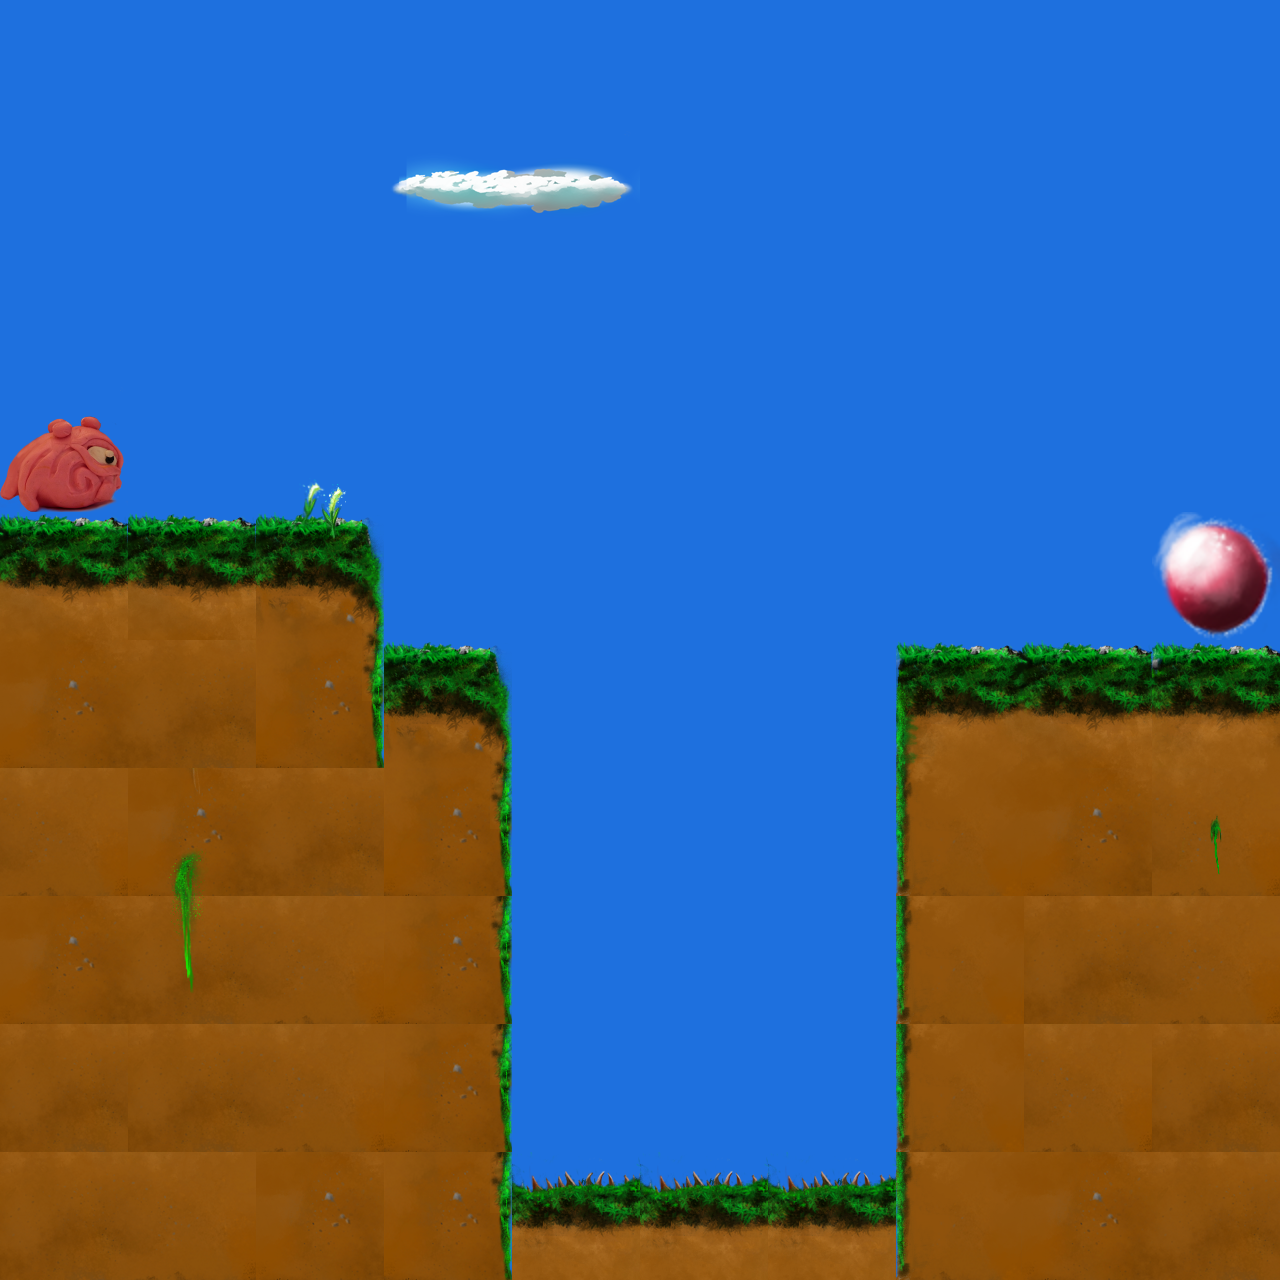

A level layout from a 2D game, rendered from its tile map. Below: a short description, then the map file with its tile-grid data intact:
An orthogonal 10x10 tile map with 128x128 px tiles, 4 tile layers (Background, Wall, Triggers, Foreground), 6 tilesets and 10 objects.

<map version="1.0" orientation="orthogonal" renderorder="right-down" width="10" height="10" tilewidth="128" tileheight="128" nextobjectid="62">
 <tileset firstgid="1" name="Gras001Set" tilewidth="128" tileheight="128" tilecount="27" columns="9">
  <image source="Gras001Set.png" width="1152" height="384" />
 </tileset>
 <tileset firstgid="28" name="Cloud" tilewidth="128" tileheight="128" tilecount="2" columns="2">
  <image source="Cloud.png" width="256" height="128" />
  <tile id="0">
   <properties>
    <property name="Trigger" value="Cloud" />
   </properties>
  </tile>
 </tileset>
 <tileset firstgid="30" name="Sky" tilewidth="128" tileheight="128" tilecount="1" columns="1">
  <image source="Sky.png" width="128" height="128" />
 </tileset>
 <tileset firstgid="31" name="BlobKugel001" tilewidth="128" tileheight="128" tilecount="1" columns="1">
  <image source="kugel.png" width="128" height="128" />
  <tile id="0">
   <properties>
    <property name="Trigger" value="Collectible" />
   </properties>
  </tile>
 </tileset>
 <tileset firstgid="32" name="Blob002" tilewidth="128" tileheight="128" tilecount="1" columns="1">
  <image source="Blob002.png" width="128" height="128" />
  <tile id="0">
   <properties>
    <property name="Trigger" value="Blob" />
   </properties>
  </tile>
 </tileset>
 <tileset firstgid="33" name="Plants" tilewidth="128" tileheight="128" tilecount="27" columns="9">
  <image source="Plants.png" width="1152" height="384" />
 </tileset>
 <layer name="Background" width="10" height="10">
  <data encoding="csv">
30,30,30,30,30,30,30,30,30,30,
30,30,30,30,30,30,30,30,30,30,
30,30,30,30,30,30,30,30,30,30,
30,30,30,30,30,30,30,30,30,30,
30,30,30,30,30,30,30,30,30,30,
30,30,30,30,30,30,30,30,30,30,
30,30,30,30,30,30,30,30,30,30,
30,30,30,30,30,30,30,30,30,30,
30,30,30,30,30,30,30,30,30,30,
30,30,30,30,30,30,30,30,30,30
</data>
 </layer>
 <layer name="Wall" width="10" height="10">
  <data encoding="csv">
0,0,0,0,0,0,0,0,0,0,
0,0,0,0,0,0,0,0,0,0,
0,0,0,0,0,0,0,0,0,0,
0,0,0,0,0,0,0,0,0,0,
7,7,4,0,0,0,0,0,0,0,
16,17,13,4,0,0,0,6,7,9,
18,16,17,13,0,0,0,15,16,18,
16,17,18,13,0,0,0,15,17,18,
17,17,18,13,0,0,0,15,18,17,
17,18,16,13,8,8,8,15,16,17
</data>
 </layer>
 <layer name="Triggers" width="10" height="10">
  <data encoding="csv">
0,0,0,0,0,0,0,0,0,0,
0,0,0,28,29,0,0,0,0,0,
0,0,0,0,0,0,0,0,0,0,
32,0,0,0,0,0,0,0,0,0,
0,0,0,0,0,0,0,0,0,31,
0,0,0,0,0,0,0,0,0,0,
0,0,0,0,0,0,0,0,0,0,
0,0,0,0,0,0,0,0,0,0,
0,0,0,0,0,0,0,0,0,0,
0,0,0,0,0,0,0,0,0,0
</data>
 </layer>
 <layer name="Foreground" width="10" height="10">
  <data encoding="csv">
0,0,0,0,0,0,0,0,0,0,
0,0,0,0,0,0,0,0,0,0,
0,0,0,0,0,0,0,0,0,0,
0,0,43,0,0,0,0,0,0,0,
0,0,52,0,0,0,0,0,0,0,
0,0,0,0,0,0,0,0,0,0,
0,42,0,0,0,0,0,0,0,34,
0,51,0,0,0,0,0,0,0,0,
0,0,0,0,0,0,0,0,0,0,
0,0,0,0,0,0,0,0,0,0
</data>
 </layer>
 <objectgroup name="WallObjects">
  <object id="52" x="-2" y="518" width="386" height="776" />
  <object id="53" x="368" y="650" width="140" height="642" />
  <object id="54" x="898" y="648" width="386" height="636" />
  <object id="55" x="492" y="1204" width="422" height="94" />
  <object id="56" x="-74" y="-12" width="76" height="1306" />
  <object id="57" x="1280" y="-10" width="70" height="1286" />
  <object id="58" x="-42" y="-70" width="170" height="68" />
  <object id="59" x="1172" y="-64" width="180" height="64" />
 </objectgroup>
 <objectgroup name="SpikeObjects">
  <object id="60" x="108" y="-174" width="1098" height="106" />
  <object id="61" x="512" y="1168" width="388" height="40" />
 </objectgroup>
</map>
